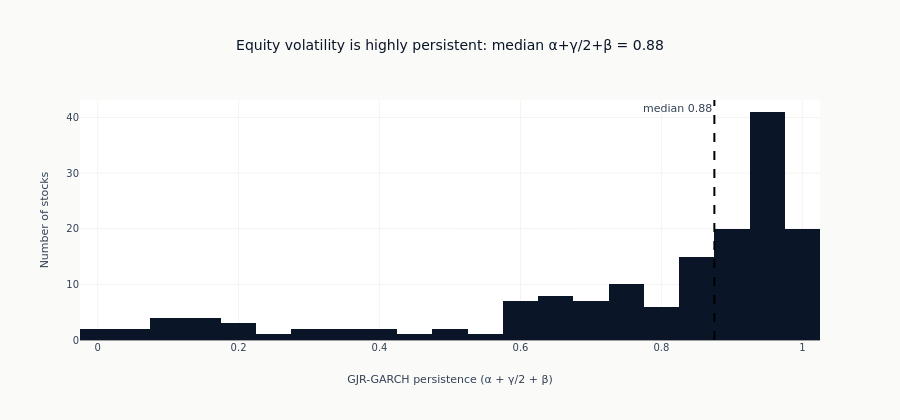

The notebook cell this image was saved under:
### Markdown cell above
The histogram below shows the fitted persistence ($\alpha + \gamma/2 + \beta$)
across the sampled stocks. The mass sits just below one, the signature of
highly persistent equity volatility: shocks decay slowly, so a conditional-vol
forecast carries real information about tomorrow's variance.

### Code cell
if persist_df is not None and median_persist is not None:
    fig = go.Figure()
    fig.add_histogram(
        x=persist_df["persistence"].to_list(),
        marker_color=ml4t_palette(1)[0],
        nbinsx=30,
    )
    fig.add_vline(
        x=median_persist,
        line_width=2,
        line_dash="dash",
        line_color="black",
        annotation_text=f"median {median_persist:.2f}",
        annotation_position="top left",
    )
    fig.update_layout(
        title=f"Equity volatility is highly persistent: median α+γ/2+β = {median_persist:.2f}",
        xaxis_title="GJR-GARCH persistence (α + γ/2 + β)",
        yaxis_title="Number of stocks",
        height=420,
    )
    fig.show()

### Figure 1 — Plotly figure (JSON) as saved in the notebook; plotly's stock layout.template omitted (floating-point values rounded to 4 significant figures; data arrays with more than 128 entries replaced by an {"elided": "..."} marker saying what was removed)
{"data": [{"marker": {"color": "#0a1628"}, "nbinsx": 30, "type": "histogram", "x": {"elided": "160 float values"}}], "layout": {"annotations": [{"showarrow": false, "text": "median 0.88", "x": 0.8751, "xanchor": "right", "xref": "x", "y": 1, "yanchor": "top", "yref": "y domain"}], "height": 420, "shapes": [{"line": {"color": "black", "dash": "dash", "width": 2}, "type": "line", "x0": 0.8751, "x1": 0.8751, "xref": "x", "y0": 0, "y1": 1, "yref": "y domain"}], "title": {"text": "Equity volatility is highly persistent: median α+γ/2+β = 0.88"}, "xaxis": {"title": {"text": "GJR-GARCH persistence (α + γ/2 + β)"}}, "yaxis": {"title": {"text": "Number of stocks"}}}}
